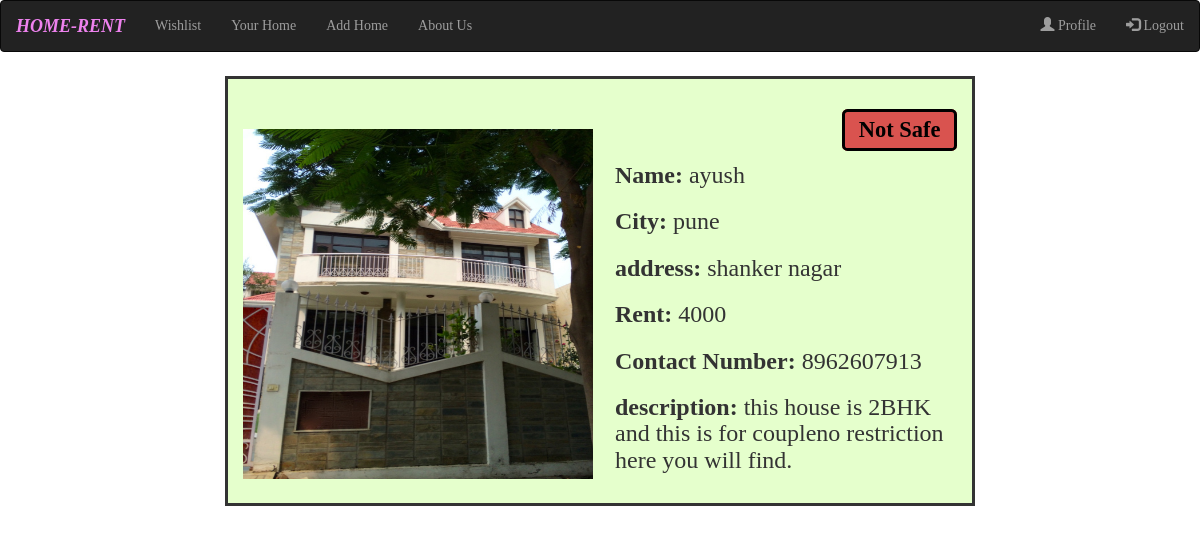
The app's page /4/, older data.
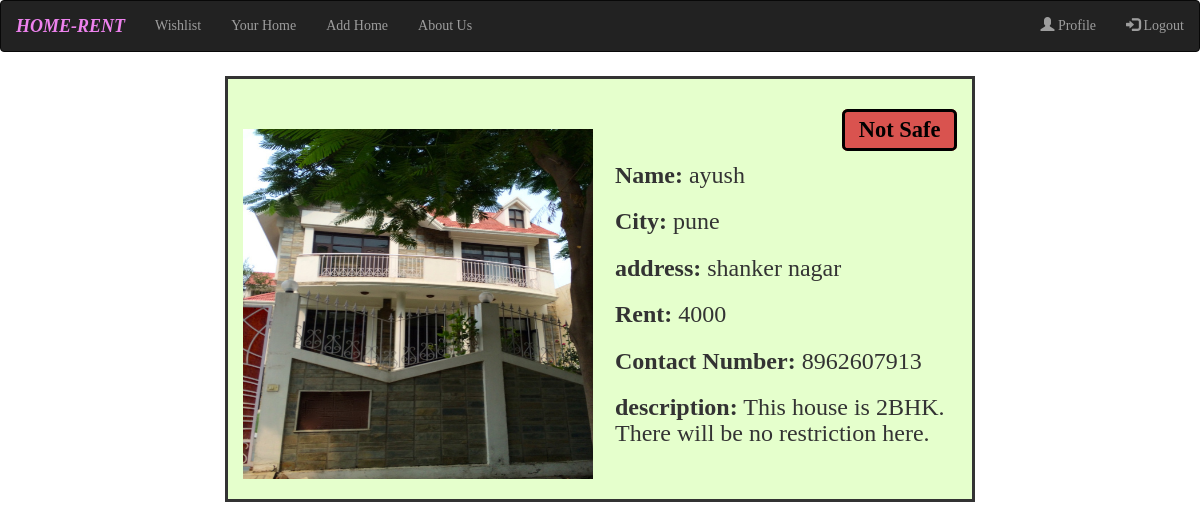
The same page, newer data.
### homeapp/models.py (models this page shows, shortened)
class Item(models.Model):
    user = models.ForeignKey(User, on_delete=models.CASCADE, related_name="item", null=True)
    city = models.CharField(max_length=50)
    address =models.CharField(max_length=300)
    rent= models.IntegerField(null = True)
    description= models.CharField(max_length=500)
    number=models.IntegerField(null=True)
    picture = models.FileField(blank=True, null=True)
    report =models.IntegerField(default=0)

### homeapp/views.py (the view)
# urls.py: path("<int:home_id>/", views.category_home, name='category_home'),
def category_home(request,home_id):
    home_card = Item.objects.get(id=home_id)
    return render(request,'home_card.html',{'home_card':home_card})

### templates/home_card.html (shortened to what this page needs)
{% extends 'base.html' %}
{% load static %}
{% block body %}
<div class="col" style="margin: 2% 20%;">
  <div class="row" style="border-style: solid; padding: 10px 0 20px 0; background-color: #e5ffcc;">
    <div class="col-xs-12 col-sm-12 col-md-12 col-lg-6" style="margin-top: 40px;">
      <img src="{{home_card.picture.url}}" alt="No Image"style="width:350px; height:350px;">
    </div>
    <div class="col-xs-12 col-sm-12 col-md-12 col-lg-6 abc">
      {% if home_card.report == 2 %}
      <h2 style="text-align: right;"><span class="label label-danger" style=" border-style: solid; color:black">Not Safe</span></h2>
      {% else %}
      <a href="/report/{{home_card.id}}/">
        <p style="text-align: right; font-family: 'Times New Roman', Times, serif;"><button type="button" class="btn btn-primary btn-lg">Report</button></p>
      </a>
      {% endif %}
      <h3><b>Name:</b> {{home_card.user.username}}</h3>
      <h3><b>City:</b> {{home_card.city}}</h3>
      <h3><b>address:</b> {{home_card.address}}</h3>
      <h3><b>Rent:</b> {{home_card.rent}}</h3>
      <h3><b>Contact Number:</b> {{home_card.number}}</h3>
      <h3><b>description:</b> {{home_card.description}}</h3>
    </div>
  </div>
  <br><br>
</div>
{% endblock body %}

Row changes from the older to the newer data that the page shows:
changed Item "pune": description "this house is 2BHK and this is for coupleno restriction here you will find." → "This house is 2BHK. There will be no restriction here."
